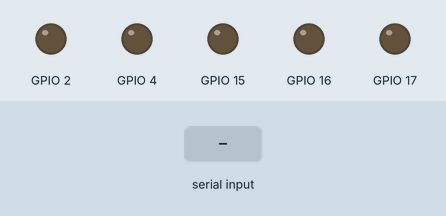
The sketch below on a simulated ESP32. On the bench: output pins drawn as LEDs (lit = HIGH). The test bench sets the inputs (shaded band). Nothing arrives over Bluetooth unless stated.

Above: at 1.2 s.
1.3 s: "vermelhoon" received over the second serial link
At 3.4 s:
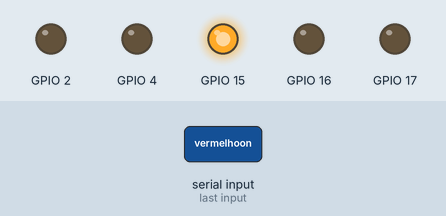
3.8 s: "amareloon" received over the second serial link
At 5.3 s:
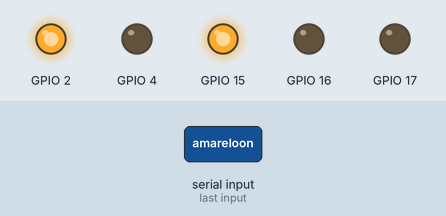
6.3 s: "vermelhooff" received over the second serial link
At 8.4 s:
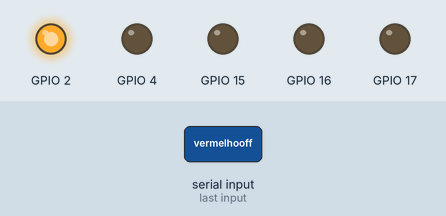
8.8 s: "verdeon" received over the second serial link
At 10.3 s:
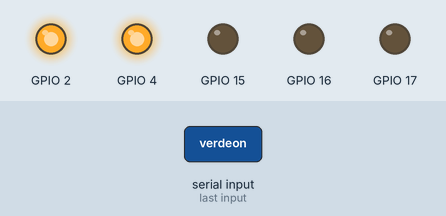
11.3 s: "amarelooff" received over the second serial link
At 13.4 s:
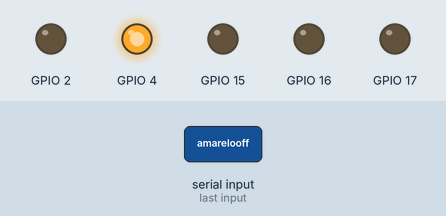
13.8 s: "azulon" received over the second serial link
At 15.3 s:
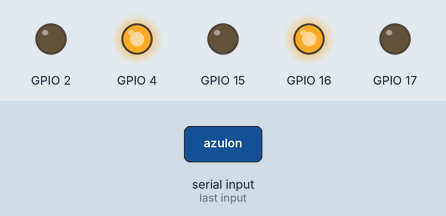
Timing chart, 0 to 16.8 s (numbered marks = the images above; inputs shaded):
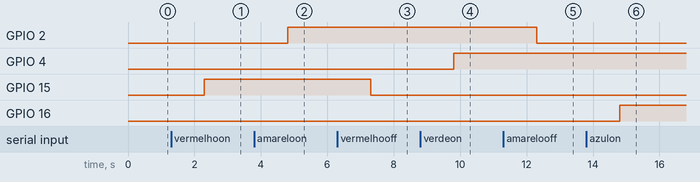

The sketch:

easy-coding.ino
```cpp
#include "BluetoothSerial.h"

#if !defined(CONFIG_BT_ENABLED) || !defined(CONFIG_BLUEDROID_ENABLED)
#error Bluetooth is not enabled! Please run `make menuconfig` to and enable it
#endif

BluetoothSerial SerialBT;
String  comando;
void setup()
{
comando = "";

pinMode(15, OUTPUT);
pinMode(2, OUTPUT);
pinMode(4, OUTPUT);
pinMode(16, OUTPUT);
pinMode(17, OUTPUT);
  SerialBT.begin("------ ESP32_BLUETOOTH------");

}


void loop()
{

    if (SerialBT.available()) {
      do {
        comando = (SerialBT.readString());
      } while ((SerialBT.available()));
    }
    if (comando.equals("vermelhoon")) {
      digitalWrite(15,HIGH);

    }
    if (comando.equals("vermelhooff")) {
      digitalWrite(15,LOW);

    }
    if (comando.equals("amareloon")) {
      digitalWrite(2,HIGH);

    }
    if (comando.equals("amarelooff")) {
      digitalWrite(2,LOW);

    }
    if (comando.equals("verdeon")) {
      digitalWrite(4,HIGH);

    }
    if (comando.equals("verdeoff")) {
      digitalWrite(4,LOW);

    }
    if (comando.equals("azulon")) {
      digitalWrite(16,HIGH);

    }
    if (comando.equals("azuloff")) {
      digitalWrite(16,LOW);

    }
    if (comando.equals("brancoon")) {
      digitalWrite(17,HIGH);

    }
    if (comando.equals("brancooff")) {
      digitalWrite(17,LOW);

    }
    if (comando.equals("ledson")) {
      digitalWrite(17,HIGH);
      digitalWrite(16,HIGH);
      digitalWrite(15,HIGH);
      digitalWrite(4,HIGH);
      digitalWrite(2,HIGH);

    }
    if (comando.equals("ledsoff")) {
      digitalWrite(17,LOW);
      digitalWrite(16,LOW);
      digitalWrite(15,LOW);
      digitalWrite(4,LOW);
      digitalWrite(2,LOW);

    }

}
```

Measured:
- after the input at 1.3 s, GPIO 15: LOW → HIGH after 1.0 s
- after the input at 3.8 s, GPIO 2: LOW → HIGH after 1.0 s
- after the input at 6.3 s, GPIO 15: HIGH → LOW after 1.0 s
- after the input at 8.8 s, GPIO 4: LOW → HIGH after 1.0 s
- after the input at 11.3 s, GPIO 2: HIGH → LOW after 1.0 s
- after the input at 13.8 s, GPIO 16: LOW → HIGH after 1.0 s
